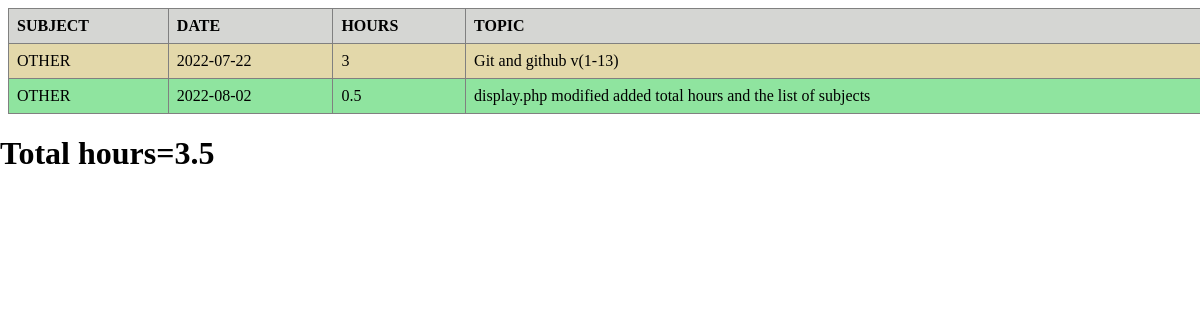
Screenshot of /other.php with the database file from the repository.
### tables this page shows
CREATE TABLE IF NOT EXISTS `details` (
  `subject` varchar(10) NOT NULL,
  `date` date NOT NULL,
  `hours` float DEFAULT NULL,
  `topic` varchar(255) NOT NULL
);

### connection.php (called while the page is built, shortened)
<?php
	 $totalHrs=0;
	 ?>

### other.php (the view, shortened to what this page needs)
<html>
    <head>
    </head>
    <body>
<?php
include("connection.php");
$ret2="select * from details where subject='OTHER';";
$dbrt=mysqli_query($conn,$ret2);
?>
<table border=1px solid black><tr>
        <th>SUBJECT</th>
        <th>DATE</th>
        <th>HOURS</th>
        <th>TOPIC</th></tr>
<?php
         while ($arr = mysqli_fetch_assoc($dbrt))
    {
        $totalHrs=$totalHrs+$arr['hours'];
?>
        <tr>
            <td><?php echo $arr['subject']; ?></td>
            <td><?php echo $arr['date']; ?></td>
            <td><?php echo $arr['hours']; ?></td>
            <td><?php echo $arr['topic']; ?></td>
        </tr>
<?php
    }
    ?>
        </table>
        <h1>Total hours=<?php echo $totalHrs ?></h1>
        </body>
    </html>

### rows the page displays
details: subject "OTHER", date "2022-07-22", hours "3", topic "Git and github v(1-13)"
details: subject "OTHER", date "2022-08-02", hours "0.5", topic "display.php modified added total hours and the list of subjects"

### other values shown
$totalHrs "3.5"
